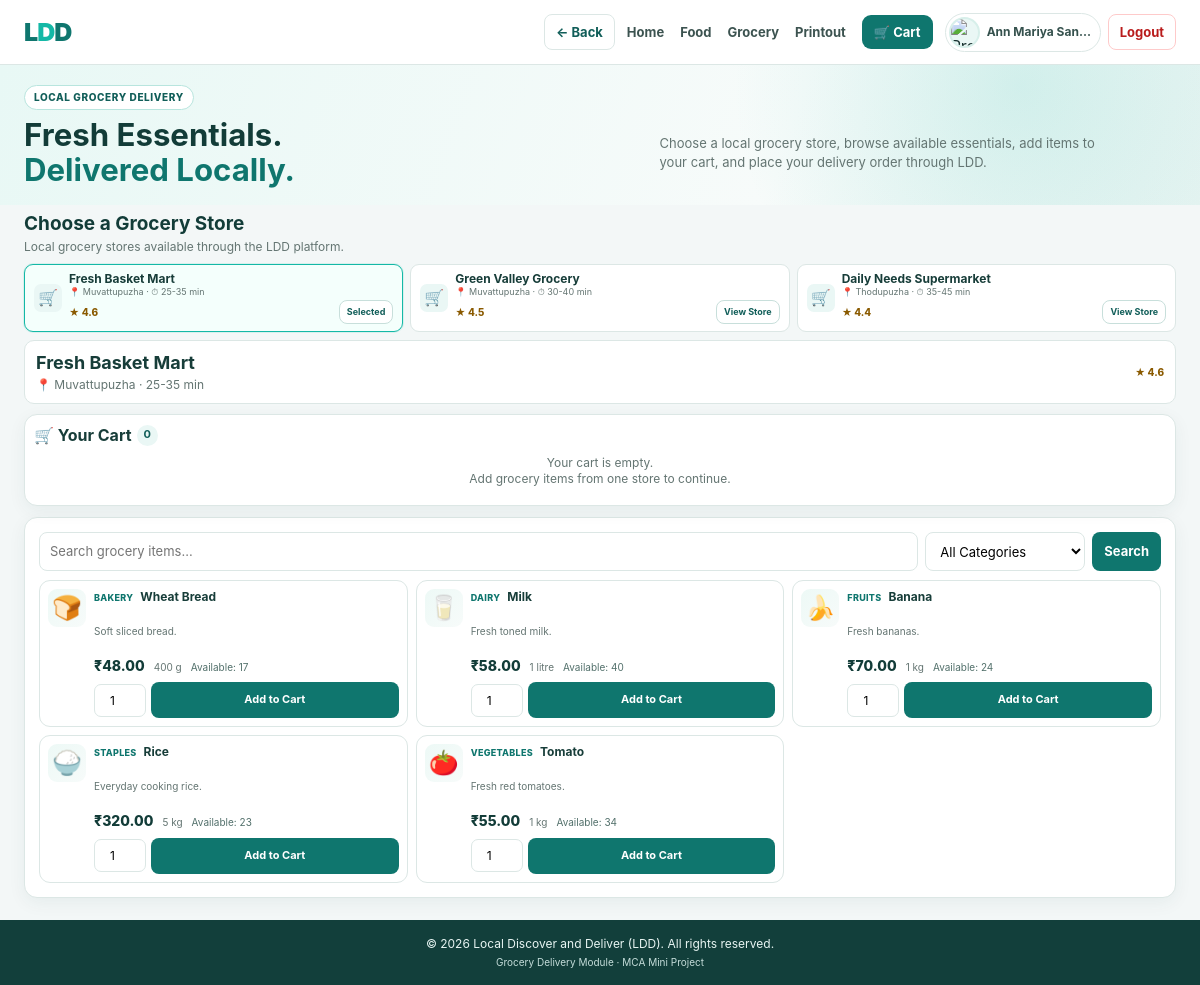
/grocery.php (signed in), run on the app's committed database.
### tables this page shows
CREATE TABLE `users` (
  `id` int(11) NOT NULL,
  `name` varchar(100) DEFAULT NULL,
  `email` varchar(100) DEFAULT NULL,
  `phone` varchar(15) DEFAULT NULL,
  `address` text DEFAULT NULL,
  `password` varchar(255) DEFAULT NULL,
  `created_at` timestamp NOT NULL DEFAULT current_timestamp(),
  `role` varchar(50) NOT NULL,
  `location` varchar(100) DEFAULT NULL,
  `profile_image` varchar(255) DEFAULT NULL,
  `business_type` enum('Restaurant','Grocery','Printing') DEFAULT NULL
);

CREATE TABLE `grocery_stores` (
  `id` int(11) NOT NULL,
  `vendor_id` int(11) DEFAULT NULL,
  `store_name` varchar(120) NOT NULL,
  `phone` varchar(20) DEFAULT NULL,
  `location` varchar(255) NOT NULL,
  `category` varchar(80) DEFAULT 'Grocery Store',
  `description` varchar(500) DEFAULT NULL,
  `delivery_time` varchar(50) DEFAULT '30-45 min',
  `rating` decimal(2,1) DEFAULT 4.5,
  `image` varchar(255) DEFAULT NULL,
  `is_active` tinyint(1) NOT NULL DEFAULT 1,
  `created_at` timestamp NOT NULL DEFAULT current_timestamp()
);

CREATE TABLE `grocery_items` (
  `id` int(11) NOT NULL,
  `store_id` int(11) NOT NULL,
  `item_name` varchar(150) NOT NULL,
  `category` varchar(80) NOT NULL,
  `unit` varchar(50) NOT NULL DEFAULT '1 pc',
  `price` decimal(10,2) NOT NULL DEFAULT 0.00,
  `stock_qty` int(11) NOT NULL DEFAULT 0,
  `image` varchar(255) DEFAULT NULL,
  `description` varchar(500) DEFAULT NULL,
  `is_available` tinyint(1) NOT NULL DEFAULT 1,
  `created_at` timestamp NOT NULL DEFAULT current_timestamp()
);

### grocery.php (the view, shortened to what this page needs)
<?php
require_once __DIR__ . '/backend/db.php';
$conn->set_charset('utf8mb4');
function h($value): string
{
    return htmlspecialchars((string) $value, ENT_QUOTES, 'UTF-8');
}
$stores = [];
$store_result = $conn->query(
    'SELECT id, store_name, phone, location, category, description,
            delivery_time, rating, image
     FROM grocery_stores
     WHERE is_active = 1
     ORDER BY rating DESC, store_name ASC'
);
if ($store_result) {
    while ($row = $store_result->fetch_assoc()) {
        $stores[] = $row;
    }
}
$selected_store_id = isset($_GET['store_id'])
    ? (int) $_GET['store_id']
    : (int) ($_SESSION['grocery_store_id'] ?? 0);
if ($selected_store_id <= 0 && !empty($stores)) {
    $selected_store_id = (int) $stores[0]['id'];
}
$search = trim($_GET['search'] ?? '');
$category = trim($_GET['category'] ?? '');
$items = [];
if ($selected_store_id > 0) {
    $sql =
        'SELECT id, store_id, item_name, category, unit, price,
                stock_qty, image, description
         FROM grocery_items
         WHERE store_id = ? AND is_available = 1';
    $sql .= ' ORDER BY category ASC, item_name ASC';
    $stmt = $conn->prepare($sql);
    if ($search !== '' && $category !== '') {
        $like = '%' . $search . '%';
        $stmt->bind_param('issss', $selected_store_id, $like, $like, $like, $category);
    } elseif ($search !== '') {
        $like = '%' . $search . '%';
        $stmt->bind_param('isss', $selected_store_id, $like, $like, $like);
    } elseif ($category !== '') {
        $stmt->bind_param('is', $selected_store_id, $category);
    } else {
        $stmt->bind_param('i', $selected_store_id);
    }
    $stmt->execute();
    $result = $stmt->get_result();
    while ($row = $result->fetch_assoc()) {
        $items[] = $row;
    }
}
$cart_items = [];
$cart_count = 0;
$selected_store = null;
foreach ($stores as $store) {
    if ((int) $store['id'] === $selected_store_id) {
        $selected_store = $store;
        break;
    }
}
$category_icons = [
    'Dairy' => '🥛',
    'Dairy & Eggs' => '🥚',
    'Staples' => '🍚',
    'Vegetables' => '🥕',
    'Fruits' => '🍎',
    'Bakery' => '🍞',
    'Cooking Essentials' => '🫗',
    'Beverages' => '🍵',
    'Snacks' => '🍪',
    'Household' => '🧺'
];
$item_icons = [
    'banana' => '🍌', 'apple' => '🍎', 'orange' => '🍊',
    'mango' => '🥭', 'grape' => '🍇', 'watermelon' => '🍉',
    'pineapple' => '🍍', 'strawberry' => '🍓', 'lemon' => '🍋',
    'bread' => '🍞', 'milk' => '🥛', 'egg' => '🥚',
    'rice' => '🍚', 'tomato' => '🍅', 'potato' => '🥔',
    'carrot' => '🥕', 'onion' => '🧅', 'cucumber' => '🥒'
];
$current_user_name = 'My Account';
$current_user_image = 'assets/default-profile.png';
if (isset($_SESSION['user_id'])) {
    $current_user_id = (int) $_SESSION['user_id'];
    $user_columns = [];
    $column_result = $conn->query("SHOW COLUMNS FROM users");
    if ($column_result) {
        while ($column = $column_result->fetch_assoc()) {
            $user_columns[] = $column['Field'];
        }
    }
    $name_column = null;
    foreach (['name', 'full_name', 'username'] as $candidate) {
        if (in_array($candidate, $user_columns, true)) {
            $name_column = $candidate;
            break;
        }
    }
    $image_column = null;
    foreach (['profile_image', 'profile_photo', 'profile_pic', 'image'] as $candidate) {
        if (in_array($candidate, $user_columns, true)) {
            $image_column = $candidate;
            break;
        }
    }
    if ($name_column !== null && $image_column !== null) {
        $safe_name_column = '`' . str_replace('`', '', $name_column) . '`';
        $safe_image_column = '`' . str_replace('`', '', $image_column) . '`';
        $user_stmt = $conn->prepare(
            "SELECT $safe_name_column AS user_name,
                    $safe_image_column AS user_image
             FROM users
             WHERE id = ?
             LIMIT 1"
        );
        if ($user_stmt) {
            $user_stmt->bind_param('i', $current_user_id);
            $user_stmt->execute();
            $user_result = $user_stmt->get_result();
            $user_row = $user_result->fetch_assoc();
            if ($user_row) {
                if (!empty($user_row['user_name'])) {
                    $current_user_name = $user_row['user_name'];
                }
            }
        }
    }
}
?>
<!DOCTYPE html>
<html lang="en">
<head>
</head>
<body>
<header class="site-header">
    <div class="container header-inner">
        <a class="logo" href="index.html" aria-label="LDD Home">
            L<span>D</span>D
        </a>
        <div class="page-nav">
            <button
                type="button"
                class="back-btn"
                onclick="goBack()"
            >
                ← Back
            </button>
            <nav class="nav" aria-label="Customer navigation">
                <a href="index.html">Home</a>
                <a href="restaurants.php">Food</a>
                <a href="#stores">Grocery</a>
                <a href="print_order.html">Printout</a>
                <a class="cart-top" href="#cart">
                    🛒 Cart<?= $cart_count > 0 ? ' (' . $cart_count . ')' : '' ?>
                </a>
            </nav>
            <div class="account-area">
                <?php if (isset($_SESSION['user_id'])): ?>
                    <a class="profile-link" href="profile.php">
                        <img
                            class="profile-avatar"
                            src="<?= h($current_user_image) ?>"
                            alt="Profile"
                            onerror="this.onerror=null;this.src='assets/default-profile.png';"
                        >
                        <span class="profile-name">
                            <?= h($current_user_name) ?>
                        </span>
                    </a>
                    <a class="logout-btn" href="backend/logout.php">
                        Logout
                    </a>
                <?php else: ?>
                    <a class="outline-btn" href="login_registration.html">
                        Login
                    </a>
                <?php endif; ?>
            </div>
        </div>
    </div>
</header>
<section class="hero">
    <div class="container hero-inner">
        <span class="eyebrow">LOCAL GROCERY DELIVERY</span>
        <h1>Fresh Essentials.<br><span>Delivered Locally.</span></h1>
        <p>Choose a local grocery store, browse available essentials, add items to your cart, and place your delivery order through LDD.</p>
    </div>
</section>
<section class="section" id="stores" style="padding:9px 0 12px;">
    <div class="container">
        <div class="section-heading store-section-heading">
            <div>
                <h2>Choose a Grocery Store</h2>
                <p>Local grocery stores available through the LDD platform.</p>
            </div>
        </div>
        <div class="store-picker-layout">
            <?php if (empty($stores)): ?>
                <div class="no-results">
                    No grocery stores found. Please import the grocery database SQL first.
                </div>
            <?php else: ?>
                <div class="stores-grid">
                    <?php foreach ($stores as $store): ?>
                        <?php $is_active = ((int) $store['id'] === $selected_store_id); ?>
                        <article class="store-card <?= $is_active ? 'active' : '' ?>">
                            <div class="store-icon">🛒</div>
                            <h3><?= h($store['store_name']) ?></h3>
                            <div class="store-meta">
                                📍 <?= h($store['location']) ?> ·
                                ⏱ <?= h($store['delivery_time']) ?>
                            </div>
                            <div class="store-bottom">
                                <span class="rating">
                                    ★ <?= number_format((float) $store['rating'], 1) ?>
                                </span>
                                <a class="outline-btn"
                                   href="grocery.php?store_id=<?= (int) $store['id'] ?>#catalog">
                                    <?= $is_active ? 'Selected' : 'View Store' ?>
                                </a>
                            </div>
                        </article>
                    <?php endforeach; ?>
                </div>
                            <?php if ($selected_store !== null): ?>
                                <div class="selected-store store-details-before-cart">
                                    <div>
                                        <h3><?= h($selected_store['store_name']) ?></h3>
                                        <p>📍 <?= h($selected_store['location']) ?> · <?= h($selected_store['delivery_time']) ?></p>
                                    </div>
                                    <div class="rating">★ <?= number_format((float) $selected_store['rating'], 1) ?></div>
                                </div>
                            <?php endif; ?>
                            <aside class="cart-box" id="cart">
                <h3>
                    🛒 Your Cart
                    <span class="cart-count"><?= $cart_count ?></span>
                </h3>
                <?php if (empty($cart_items)): ?>
                    <div class="empty-cart">
                        Your cart is empty.<br>
                        Add grocery items from one store to continue.
                    </div>
                <?php endif; ?>
            </aside>
            <?php endif; ?>
        </div>
    </div>
</section>
<section class="section" id="catalog">
    <div class="container">
        <div class="catalog-layout">
            <main class="catalog-main">
                <?php if ($selected_store !== null): ?>
                    <form method="get" class="filters">
                        <input
                            class="field"
                            type="search"
                            name="search"
                            value="<?= h($search) ?>"
                            placeholder="Search grocery items..."
                        >
                        <select class="field" name="category">
                            <option value="">All Categories</option>
                        </select>
                        <button class="primary-btn" type="submit">Search</button>
                    </form>
                    <?php if (empty($items)): ?>
                        <div class="no-results">
                            No grocery items found in this store for the selected filter.
                        </div>
                    <?php else: ?>
                        <div class="items-grid">
                            <?php foreach ($items as $item): ?>
                                <?php
                                $icon = $category_icons[$item['category']] ?? '🛍️';
                                $item_name_lower = strtolower($item['item_name']);
                                foreach ($item_icons as $keyword => $item_icon) {
                                    if (strpos($item_name_lower, $keyword) !== false) {
                                        $icon = $item_icon;
                                        break;
                                    }
                                }
                                $stock_qty = (int) $item['stock_qty'];
                                $item_description = trim(preg_replace('/\\s+/', ' ', strip_tags((string) ($item['description'] ?? ''))));
                                ?>
                                <article class="item-card">
                                    <div class="item-image" aria-hidden="true">
                                        <?= $icon ?>
                                    </div>
                                    <div class="item-title-row">
                                        <span class="item-category"><?= h($item['category']) ?></span>
                                        <h4><?= h($item['item_name']) ?></h4>
                                    </div>
                                    <div class="item-description" title="<?= h($item_description) ?>">
                                        <?= h($item_description) ?>
                                    </div>
                                    <div class="price-row">
                                        <span class="price">₹<?= number_format((float) $item['price'], 2) ?></span>
                                        <span class="unit"><?= h($item['unit']) ?></span>
                                        <span class="stock"><?= $stock_qty > 0
                                            ? 'Available: ' . $stock_qty
                                            : 'Out of stock' ?></span>
                                    </div>
                                    <?php if ($stock_qty > 0): ?>
                                        <form method="post" class="add-form">
                                            <input
                                                class="qty"
                                                type="number"
                                                name="quantity"
                                                value="1"
                                                min="1"
                                                max="<?= $stock_qty ?>"
                                                aria-label="Quantity for <?= h($item['item_name']) ?>"
                                            >
                                            <button class="primary-btn" type="submit">
                                                Add to Cart
                                            </button>
                                        </form>
                                    <?php else: ?>
                                        <button class="outline-btn" type="button" disabled>
                                            Unavailable
                                        </button>
                                    <?php endif; ?>
                                </article>
                            <?php endforeach; ?>
                        </div>
                    <?php endif; ?>
                <?php else: ?>
                    <div class="no-results">
                        No grocery store is available. Please import the grocery database SQL first.
                    </div>
                <?php endif; ?>
            </main>
        </div>
    </div>
</section>
<footer class="footer">
    <div class="container">
        <p>&copy; 2026 Local Discover and Deliver (LDD). All rights reserved.</p>
        <p>Grocery Delivery Module · MCA Mini Project</p>
    </div>
</footer>
</body>
</html>

### data on the page
users: name "Ann Mariya San…"
grocery_stores: store_name "Fresh Basket Mart", location "Muvattupuzha", delivery_time "25-35 min", rating "4.6", shows "Selected"
grocery_stores: store_name "Green Valley Grocery", location "Muvattupuzha", delivery_time "30-40 min", rating "4.5", shows "View Store"
grocery_stores: store_name "Daily Needs Supermarket", location "Thodupuzha", delivery_time "35-45 min", rating "4.4", shows "View Store"
grocery_items: icon "🍞", category "BAKERY", item_name "Wheat Bread", description "Soft sliced bread.", price "48.00", unit "400 g", stock_qty "17", quantity "1"
grocery_items: icon "🥛", category "DAIRY", item_name "Milk", description "Fresh toned milk.", price "58.00", unit "1 litre", stock_qty "40", quantity "1"
grocery_items: icon "🍌", category "FRUITS", item_name "Banana", description "Fresh bananas.", price "70.00", unit "1 kg", stock_qty "24", quantity "1"
grocery_items: icon "🍚", category "STAPLES", item_name "Rice", description "Everyday cooking rice.", price "320.00", unit "5 kg", stock_qty "23", quantity "1"
grocery_items: icon "🍅", category "VEGETABLES", item_name "Tomato", description "Fresh red tomatoes.", price "55.00", unit "1 kg", stock_qty "34", quantity "1"

### other printed values
$cart_count "0"
